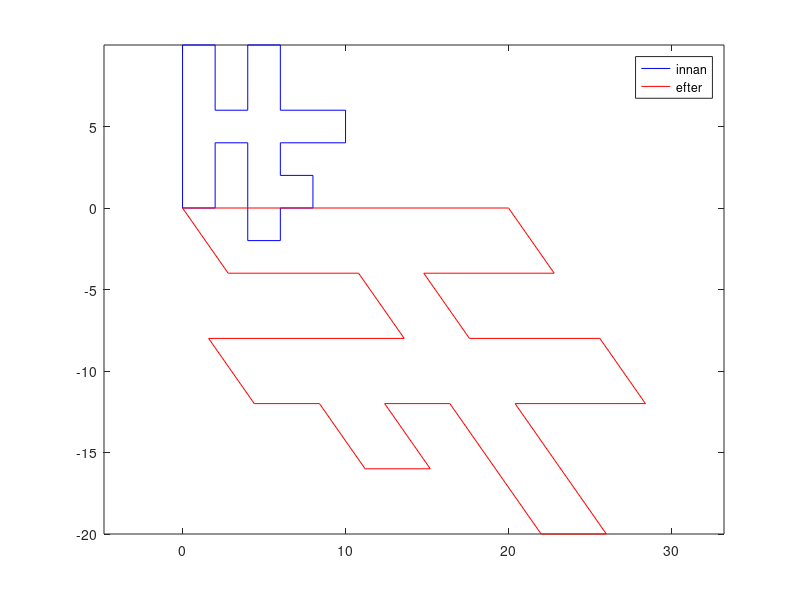

Here is the MATLAB script that generated this plot:
%Sammansatt Avbildnig
clear
close all
%% Startmatris
startmatris=[0 2 2 4 4 6 6 8 8 6 6 10 10 6 6 4 4 2 2 0 0 ; 
             0 0 4 4 -2 -2 0 0 2 2 4 4 6 6 10 10 6 6 10 10 0 ];

xpos = startmatris(1,:);
ypos = startmatris(2,:);
%% Skala
xscale = 2*xpos;
yscale = 2*ypos;


%% Rotation
theta = -90; %Vinkel i grader
xr = cosd(theta)*xscale - sind(theta)*yscale ;
yr = cosd(theta)*yscale + sind(theta)*xscale ;



%% Figur som skalas,roteras och skjuvas
figure(1)
plot(xpos,ypos,'-b',xr+ yr*-0.7,yr,'-r')% Skjuvar den också
axis equal;
legend('innan', 'efter')


